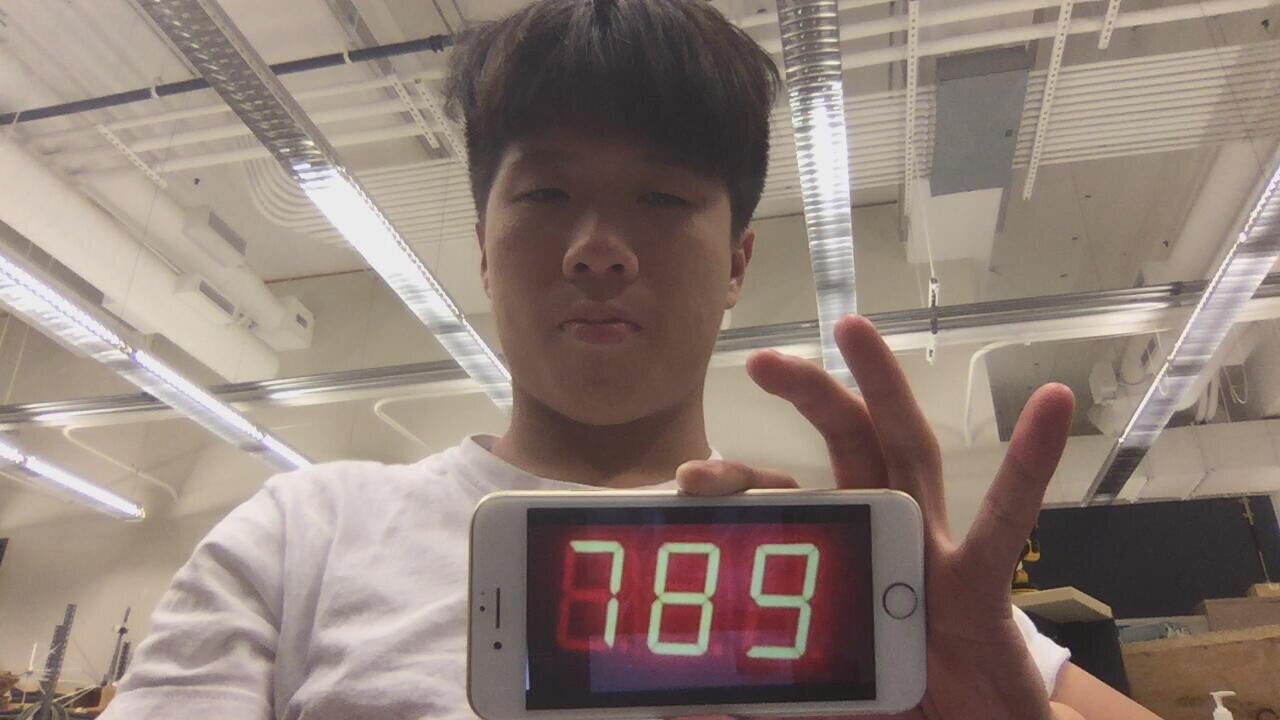
#> input picture recognize_digits/camera.jpg, 1280 x 720 px
$ python recognize_digits_1.py   (Python 2 division)   (older library calls are emulated)
#> lines starting #> are read from the running program, lines starting #| are printed output that depends on the picture; after the words box and inside, x2 and y2 are one past the last pixel; in counts of white or black regions, pixels touching at a corner belong together
# USAGE
# python recognize_digits.py

# import the necessary packages
from imutils.perspective import four_point_transform
import imutils
from imutils import contours
from matplotlib import pyplot as plt
import numpy as np
import glob
import argparse
import imutils
import cv2
import sys
# define the dictionary of digit segments so we can identify
# each digit on the thermostat
DIGITS_LOOKUP = {
	(1, 1, 1, 0, 1, 1, 1): 0,
	(0, 0, 1, 0, 0, 1, 0): 1,
	(1, 0, 1, 1, 1, 1, 0): 2,
	(1, 0, 1, 1, 0, 1, 1): 3,
	(0, 1, 1, 1, 0, 1, 0): 4,
	(1, 1, 0, 1, 0, 1, 1): 5,
	(1, 1, 0, 1, 1, 1, 1): 6,
	(1, 0, 1, 0, 0, 1, 0): 7,
	(1, 1, 1, 1, 1, 1, 1): 8,
	(1, 1, 1, 1, 0, 1, 1): 9
}

# construct the argument parser and parse the arguments

# load the image image, convert it to grayscale, and detect edges
# capture the digital clock, para*
frame = cv2.imread("camera.jpg")
#> frame is the input picture: shape (720, 1280, 3); mean B, G, R 119.2, 127.7, 143.8
	# pre-process the image by resizing it, converting it to
	# graycale, blurring it, and computing an edge map
frame = imutils.resize(frame, height=500, width=415)
#> frame: shape (233, 415, 3)
frame2 = frame
cv2.rectangle(frame2,(135,158), (335,244),255,2)
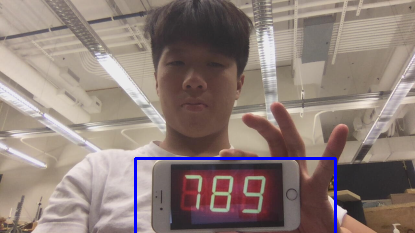
#> frame2: shape (233, 415, 3); mean B, G, R 120.6, 126.2, 142.1
frame = frame[158:244, 135:335]
#> frame: shape (75, 200, 3)
kernel = np.ones((5,5),np.uint8)
'''
lower = np.array([104, 186, 0], dtype = "uint8")
higher = np.array([255, 255, 255], dtype = "uint8")
edged = cv2.inRange(blurred,lower, higher)
'''
blurred = cv2.GaussianBlur(frame, (5, 5), 0)
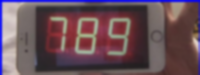
#> blurred: shape (75, 200, 3); mean B, G, R 88.9, 79.1, 103.5
#param
lower = np.array([109, 122, 40], dtype = "uint8")
higher = np.array([255, 240, 200], dtype = "uint8")
edged = cv2.inRange(blurred, lower, higher)
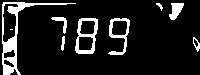
#> edged: shape (75, 200); 11.9% white; 9 white regions (1 under 20 px), largest, box (x1, y1, x2, y2) and area: (2, 2, 76, 75) 805, (75, 18, 98, 54) 347, (108, 18, 130, 55) 272


	#for color thresholding
#param
kernel2 = cv2.getStructuringElement(cv2.MORPH_ELLIPSE,(5,5))
#param
edged= cv2.dilate(edged, kernel2, iterations = 1)
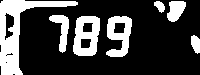
#> edged: shape (75, 200); 26.1% white; 7 white regions

# find contours in the edge map, then sort them by their
# size in descending order
##
'''
cnts = cv2.findContours(edged.copy(), cv2.RETR_EXTERNAL,
	cv2.CHAIN_APPROX_SIMPLE)
cnts = cnts[0] if imutils.is_cv2() else cnts[1]
cnts = sorted(cnts, key=cv2.contourArea, reverse=True)

cv2.waitKey(0)
displayCnt = None
# loop over the contours
for c in cnts:
	# approximate the contour
	peri = cv2.arcLength(c, True)
	approx = cv2.approxPolyDP(c, 0.02 * peri, True)

	# if the contour has four vertices, then we have found
	# the thermostat display
	if len(approx) == 4:
		displayCnt = approx
		break

# extract the thermostat display, apply a perspective transform
# to it
print displayCnt
cv2.imshow("displayCnt",displayCnt)
warped = four_point_transform(gray, displayCnt.reshape(4, 2))
output = four_point_transform(frame, displayCnt.reshape(4, 2))

# threshold the warped image, then apply a series of morphological
# operations to cleanup the thresholded image

thresh = cv2.threshold(edged, 0, 255,
	cv2.THRESH_BINARY_INV | cv2.THRESH_OTSU)[1]

kernel = cv2.getStructuringElement(cv2.MORPH_ELLIPSE, (5,5))

thresh = cv2.morphologyEx(thresh, cv2.MORPH_OPEN, kernel)
'''
# find contours in the thresholded image, then initialize the
# digit contours lists
cnts = cv2.findContours(edged.copy(), cv2.RETR_EXTERNAL,
	cv2.CHAIN_APPROX_SIMPLE)
#> cnts = 7 contours; box (x1, y1, x2, y2) and area: (0, 0, 78, 75) 1686, (73, 16, 100, 56) 862, (106, 16, 132, 57) 679, (49, 15, 69, 53) 290, (167, 1, 186, 22) 252, (191, 35, 200, 54) 108, (154, 1, 165, 13) 67

cnts = cnts[0] if imutils.is_cv2() else cnts[1]
digitCnts = []
# loop over the digit area candidates
for c in cnts:
	# compute the bounding box of the contour
	(x, y, w, h) = cv2.boundingRect(c)


	# if the contour is sufficiently large, it must be a digit
	if w >= 15 and (h >= 30 and h <=  43) :
		digitCnts.append(c)
		cv2.rectangle(edged, (x, y), (x + w, y + h), (255, 255, 0), 1)
#> this loop made 7 passes
#> (x, y, w, h) on passes 1 to 7: (191, 35, 9, 19), (106, 16, 26, 41), (73, 16, 27, 40), (49, 15, 20, 38), (167, 1, 19, 21), (154, 1, 11, 12), (0, 0, 78, 75)
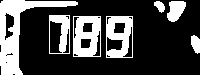
#> edged: shape (75, 200); 28.4% white; 7 white regions
#> after the loop, digitCnts = 3 contours; box (x1, y1, x2, y2) and area: (73, 16, 100, 56) 862, (106, 16, 132, 57) 679, (49, 15, 69, 53) 290
# sort the contours from left-to-right, then initialize the
# actual digits themselves
digitCnts = contours.sort_contours(digitCnts,
	method="left-to-right")[0]
digits = []
# loop over each of the digits
cv2.imshow("edged", edged)

for c in digitCnts:
	# extract the digit ROI
	(x, y, w, h) = cv2.boundingRect(c)
	roi = edged[y:y + h, x:x + w]
	# compute the width and height of each of the 7 segments
	# we are going to examiimne
	#param
	(roiH, roiW) = roi.shape
	(dW, dH) = (int(roiW * 0.5), int(roiH * 0.15))
	dHC = int(roiH * 0.05)
	# define the set of 7 segments
	segments = [
		((0, 0), (w, dH)),	# top
		((0, 0), (dW, h // 2)),	# top-left
		((w - dW, 0), (w, h // 2)),	# top-right
		((0, (h // 2) - dHC) , (w, (h // 2) + dHC)), # center
		((0, h // 2), (dW, h)),	# bottom-left
		((w - dW, h // 2), (w, h)),	# bottom-right
		((0, h - dH), (w, h))	# bottom
	]
	on = [0] * len(segments)

	# loop over the segments
	for (i, ((xA, yA), (xB, yB))) in enumerate(segments):
		# extract the segment ROI, count the total number of
		# thresholded pixels in the segment, and then compute
		# the area of the segment
		segROI = roi[yA:yB, xA:xB]
		total = cv2.countNonZero(segROI)
		area = (xB - xA) * (yB - yA)

		# if the total number of non-zero pixels is greater than
		# 50% of the area, mark the segment as "on"
		#param
		if total / float(area) > 0.55:
			on[i]= 1
			#cv2.waitKey(0)
	# lookup the digit and draw it on the image
	try:
		digit = DIGITS_LOOKUP[tuple(on)]
	except KeyError:
		continue

	#digit = DIGITS_LOOKUP[tuple(on)]
	digits.append(digit)
	cv2.rectangle(frame, (x, y), (x + w, y + h), (0, 255, 0), 1)
	cv2.putText(frame, str(digit), (x , y),
	cv2.FONT_HERSHEY_SIMPLEX, 0.65, (0, 255, 0), 2)
#> this loop made 3 passes
#> (x, y, w, h, roiH, roiW, dW, dH) on passes 1 to 3: (49, 15, 20, 38, 38, 20, 10, 5), (73, 16, 27, 40, 40, 27, 13, 6), (106, 16, 26, 41, 41, 26, 13, 6)
#> pass 1, `roi = edged[y:y + h, x:x + w]`:
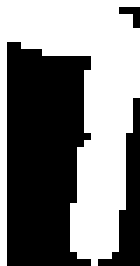
#> roi: shape (38, 20) (shown 7 times larger); 50.3% white; 3 black regions (1 under 20 px), largest, box (x1, y1, x2, y2) and area: (1, 6, 13, 38) 318, (14, 14, 20, 38) 55
#> after the loop:
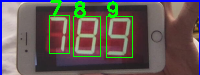
#> frame: shape (75, 200, 3); mean B, G, R 85.9, 88, 98.6
#> after the loop, digits = [7, 8, 9]
print digits
#| [7, 8, 9]
cv2.imshow("Input", frame)
cv2.waitKey(0)
# display the digits
